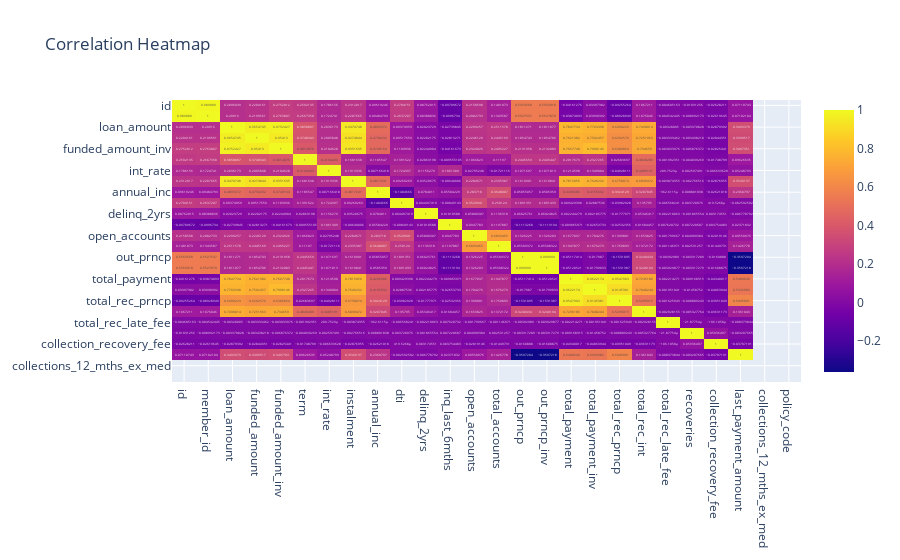

Notebook source saved alongside this figure:
### Code cell
# Visualise dataframe correlations.
refined_data_plot.correlation()

### Figure 1 — Plotly figure (JSON) as saved in the notebook; plotly's stock layout.template omitted (floating-point values rounded to 4 significant figures; data arrays with more than 128 entries replaced by an {"elided": "..."} marker saying what was removed)
{"data": [{"coloraxis": "coloraxis", "hovertemplate": "x: %{x}<br>y: %{y}<br>color: %{z}<extra></extra>", "name": "0", "texttemplate": "%{z}", "type": "heatmap", "x": ["id", "member_id", "loan_amount", "funded_amount", "funded_amount_inv", "term", "int_rate", "instalment", "annual_inc", "dti", "delinq_2yrs", "inq_last_6mths", "open_accounts", "total_accounts", "out_prncp", "out_prncp_inv", "total_payment", "total_payment_inv", "total_rec_prncp", "total_rec_int", "total_rec_late_fee", "recoveries", "collection_recovery_fee", "last_payment_amount", "collections_12_mths_ex_med", "policy_code"], "xaxis": "x", "y": ["id", "member_id", "loan_amount", "funded_amount", "funded_amount_inv", "term", "int_rate", "instalment", "annual_inc", "dti", "delinq_2yrs", "inq_last_6mths", "open_accounts", "total_accounts", "out_prncp", "out_prncp_inv", "total_payment", "total_payment_inv", "total_rec_prncp", "total_rec_int", "total_rec_late_fee", "recoveries", "collection_recovery_fee", "last_payment_amount", "collections_12_mths_ex_med", "policy_code"], "yaxis": "y", "z": {"elided": "26x26 float values"}}], "layout": {"coloraxis": {"colorscale": [[0, "#0d0887"], [0.1111, "#46039f"], [0.2222, "#7201a8"], [0.3333, "#9c179e"], [0.4444, "#bd3786"], [0.5556, "#d8576b"], [0.6667, "#ed7953"], [0.7778, "#fb9f3a"], [0.8889, "#fdca26"], [1, "#f0f921"]]}, "title": {"text": "Correlation Heatmap"}, "xaxis": {"anchor": "y", "domain": [0, 1]}, "yaxis": {"anchor": "x", "autorange": "reversed", "domain": [0, 1]}}}
